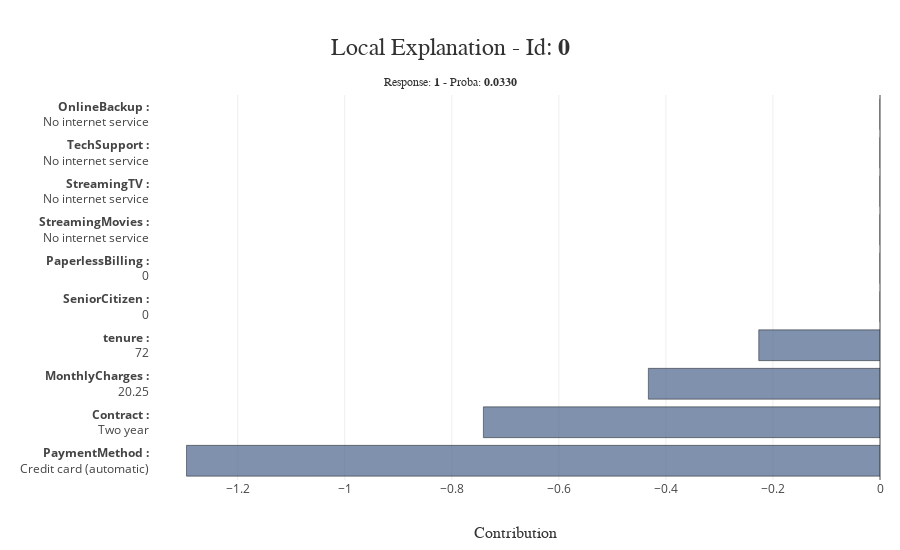

The cell this chart's notebook holds for it:
### Code cell
xpl_asv.filter(max_contrib=10)
xpl_asv.plot.local_plot(index=0)

### Figure 1 — Plotly figure (JSON) as saved in the notebook; plotly's stock layout.template omitted (floating-point values rounded to 4 significant figures)
{"data": [{"customdata": ["<b>PaymentMethod :</b><br />Credit card (automatic)"], "hovertemplate": "%{customdata}<br />Contribution: %{x:.4f}<extra></extra>", "marker": {"color": "rgba(74, 99, 138, 0.7)", "line": {"color": "rgba(27, 28, 28, 1.0)", "width": 0.5}}, "orientation": "h", "showlegend": false, "type": "bar", "x": [-1.296], "y": ["<b>PaymentMethod :</b><br />Credit card (automatic)"]}, {"customdata": ["<b>Contract :</b><br />Two year"], "hovertemplate": "%{customdata}<br />Contribution: %{x:.4f}<extra></extra>", "marker": {"color": "rgba(74, 99, 138, 0.7)", "line": {"color": "rgba(27, 28, 28, 1.0)", "width": 0.5}}, "orientation": "h", "showlegend": false, "type": "bar", "x": [-0.741], "y": ["<b>Contract :</b><br />Two year"]}, {"customdata": ["<b>MonthlyCharges :</b><br />20.25"], "hovertemplate": "%{customdata}<br />Contribution: %{x:.4f}<extra></extra>", "marker": {"color": "rgba(74, 99, 138, 0.7)", "line": {"color": "rgba(27, 28, 28, 1.0)", "width": 0.5}}, "orientation": "h", "showlegend": false, "type": "bar", "x": [-0.4328], "y": ["<b>MonthlyCharges :</b><br />20.25"]}, {"customdata": ["<b>tenure :</b><br />72"], "hovertemplate": "%{customdata}<br />Contribution: %{x:.4f}<extra></extra>", "marker": {"color": "rgba(74, 99, 138, 0.7)", "line": {"color": "rgba(27, 28, 28, 1.0)", "width": 0.5}}, "orientation": "h", "showlegend": false, "type": "bar", "x": [-0.2265], "y": ["<b>tenure :</b><br />72"]}, {"customdata": ["<b>SeniorCitizen :</b><br />0"], "hovertemplate": "%{customdata}<br />Contribution: %{x:.4f}<extra></extra>", "marker": {"color": "rgba(244, 192, 0, 1.0)", "line": {"color": "rgba(52, 55, 54, 0.8)", "width": 0.5}}, "orientation": "h", "showlegend": false, "type": "bar", "x": [0], "y": ["<b>SeniorCitizen :</b><br />0"]}, {"customdata": ["<b>PaperlessBilling :</b><br />0"], "hovertemplate": "%{customdata}<br />Contribution: %{x:.4f}<extra></extra>", "marker": {"color": "rgba(244, 192, 0, 1.0)", "line": {"color": "rgba(52, 55, 54, 0.8)", "width": 0.5}}, "orientation": "h", "showlegend": false, "type": "bar", "x": [0], "y": ["<b>PaperlessBilling :</b><br />0"]}, {"customdata": ["<b>StreamingMovies :</b><br />No internet service"], "hovertemplate": "%{customdata}<br />Contribution: %{x:.4f}<extra></extra>", "marker": {"color": "rgba(244, 192, 0, 1.0)", "line": {"color": "rgba(52, 55, 54, 0.8)", "width": 0.5}}, "orientation": "h", "showlegend": false, "type": "bar", "x": [0], "y": ["<b>StreamingMovies :</b><br />No internet service"]}, {"customdata": ["<b>StreamingTV :</b><br />No internet service"], "hovertemplate": "%{customdata}<br />Contribution: %{x:.4f}<extra></extra>", "marker": {"color": "rgba(244, 192, 0, 1.0)", "line": {"color": "rgba(52, 55, 54, 0.8)", "width": 0.5}}, "orientation": "h", "showlegend": false, "type": "bar", "x": [0], "y": ["<b>StreamingTV :</b><br />No internet service"]}, {"customdata": ["<b>TechSupport :</b><br />No internet service"], "hovertemplate": "%{customdata}<br />Contribution: %{x:.4f}<extra></extra>", "marker": {"color": "rgba(244, 192, 0, 1.0)", "line": {"color": "rgba(52, 55, 54, 0.8)", "width": 0.5}}, "orientation": "h", "showlegend": false, "type": "bar", "x": [0], "y": ["<b>TechSupport :</b><br />No internet service"]}, {"customdata": ["<b>OnlineBackup :</b><br />No internet service"], "hovertemplate": "%{customdata}<br />Contribution: %{x:.4f}<extra></extra>", "marker": {"color": "rgba(244, 192, 0, 1.0)", "line": {"color": "rgba(52, 55, 54, 0.8)", "width": 0.5}}, "orientation": "h", "showlegend": false, "type": "bar", "x": [0], "y": ["<b>OnlineBackup :</b><br />No internet service"]}], "layout": {"barmode": "group", "height": 550, "hovermode": "closest", "margin": {"b": 70, "l": 150, "r": 20, "t": 95}, "title": {"font": {"color": "rgb(50, 50, 50)", "family": "Arial", "size": 24}, "text": "Local Explanation - Id: <b>0</b><span style='font-size: 12px;'><br />Response: <b>1</b> - Proba: <b>0.0330</b></span>", "x": 0.5, "xanchor": "center", "y": 0.9, "yanchor": "middle"}, "width": 900, "xaxis": {"automargin": true, "title": {"font": {"color": "rgb(50, 50, 50)", "family": "Arial Black", "size": 16}, "text": "Contribution"}}, "yaxis": {"automargin": true, "title": {"font": {"color": "rgb(50, 50, 50)", "family": "Arial Black", "size": 16}}, "type": "category"}}}
